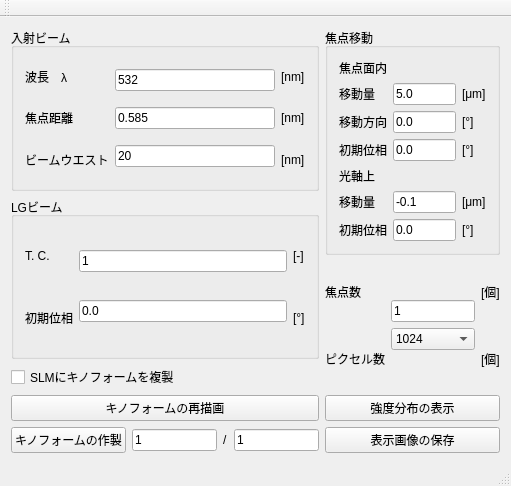
<?xml version="1.0" encoding="UTF-8"?>
<ui version="4.0">
 <class>MainWindow</class>
 <widget class="QMainWindow" name="MainWindow">
  <property name="geometry">
   <rect>
    <x>0</x>
    <y>0</y>
    <width>511</width>
    <height>486</height>
   </rect>
  </property>
  <property name="windowTitle">
   <string>MainWindow</string>
  </property>
  <widget class="QWidget" name="centralWidget">
   <layout class="QGridLayout" name="gridLayout_4">
    <item row="0" column="0">
     <layout class="QHBoxLayout" name="horizontalLayout_6">
      <item>
       <layout class="QVBoxLayout" name="verticalLayout_22">
        <item>
         <layout class="QVBoxLayout" name="verticalLayout_7">
          <item>
           <widget class="QGroupBox" name="groupBox">
            <property name="title">
             <string>入射ビーム</string>
            </property>
            <layout class="QGridLayout" name="gridLayout">
             <item row="0" column="0">
              <layout class="QHBoxLayout" name="horizontalLayout">
               <item>
                <layout class="QVBoxLayout" name="verticalLayout_3">
                 <item>
                  <widget class="QLabel" name="label">
                   <property name="text">
                    <string>波長　λ</string>
                   </property>
                  </widget>
                 </item>
                 <item>
                  <widget class="QLabel" name="label_2">
                   <property name="text">
                    <string>焦点距離</string>
                   </property>
                  </widget>
                 </item>
                 <item>
                  <widget class="QLabel" name="label_3">
                   <property name="text">
                    <string>ビームウエスト</string>
                   </property>
                  </widget>
                 </item>
                </layout>
               </item>
               <item>
                <layout class="QVBoxLayout" name="verticalLayout">
                 <item>
                  <widget class="QLineEdit" name="waveLengthLineEdit">
                   <property name="text">
                    <string>532</string>
                   </property>
                  </widget>
                 </item>
                 <item>
                  <widget class="QLineEdit" name="focalLengthLineEdit">
                   <property name="text">
                    <string>0.585</string>
                   </property>
                  </widget>
                 </item>
                 <item>
                  <widget class="QLineEdit" name="beamWaistLineEdit">
                   <property name="text">
                    <string>20</string>
                   </property>
                  </widget>
                 </item>
                </layout>
               </item>
               <item>
                <layout class="QVBoxLayout" name="verticalLayout_2">
                 <item>
                  <widget class="QLabel" name="label_4">
                   <property name="text">
                    <string>[nm]</string>
                   </property>
                  </widget>
                 </item>
                 <item>
                  <widget class="QLabel" name="label_5">
                   <property name="text">
                    <string>[nm]</string>
                   </property>
                  </widget>
                 </item>
                 <item>
                  <widget class="QLabel" name="label_6">
                   <property name="text">
                    <string>[nm]</string>
                   </property>
                  </widget>
                 </item>
                </layout>
               </item>
              </layout>
             </item>
            </layout>
           </widget>
          </item>
          <item>
           <widget class="QGroupBox" name="groupBox_2">
            <property name="title">
             <string>LGビーム</string>
            </property>
            <layout class="QGridLayout" name="gridLayout_2">
             <item row="0" column="0">
              <layout class="QHBoxLayout" name="horizontalLayout_2">
               <item>
                <layout class="QVBoxLayout" name="verticalLayout_4">
                 <item>
                  <widget class="QLabel" name="label_7">
                   <property name="text">
                    <string>T. C.</string>
                   </property>
                  </widget>
                 </item>
                 <item>
                  <widget class="QLabel" name="label_8">
                   <property name="text">
                    <string>初期位相</string>
                   </property>
                  </widget>
                 </item>
                </layout>
               </item>
               <item>
                <layout class="QVBoxLayout" name="verticalLayout_5">
                 <item>
                  <widget class="QLineEdit" name="tcLineEdit">
                   <property name="text">
                    <string>1</string>
                   </property>
                  </widget>
                 </item>
                 <item>
                  <widget class="QLineEdit" name="initialPhaseLLineEdit">
                   <property name="text">
                    <string>0.0</string>
                   </property>
                  </widget>
                 </item>
                </layout>
               </item>
               <item>
                <layout class="QVBoxLayout" name="verticalLayout_6">
                 <item>
                  <widget class="QLabel" name="label_10">
                   <property name="text">
                    <string>[-]</string>
                   </property>
                  </widget>
                 </item>
                 <item>
                  <widget class="QLabel" name="label_11">
                   <property name="text">
                    <string>[°]</string>
                   </property>
                  </widget>
                 </item>
                </layout>
               </item>
              </layout>
             </item>
            </layout>
           </widget>
          </item>
         </layout>
        </item>
        <item>
         <widget class="QCheckBox" name="copyToSLMCheckBox">
          <property name="layoutDirection">
           <enum>Qt::LeftToRight</enum>
          </property>
          <property name="text">
           <string>SLMにキノフォームを複製</string>
          </property>
         </widget>
        </item>
        <item>
         <widget class="QPushButton" name="showKinoformButton">
          <property name="text">
           <string>キノフォームの再描画</string>
          </property>
         </widget>
        </item>
        <item>
         <layout class="QHBoxLayout" name="horizontalLayout_8">
          <item>
           <widget class="QPushButton" name="convertButton">
            <property name="text">
             <string>キノフォームの作製</string>
            </property>
           </widget>
          </item>
          <item>
           <layout class="QHBoxLayout" name="horizontalLayout_7">
            <item>
             <widget class="QLineEdit" name="numNumeratorLineEdit">
              <property name="text">
               <string>1</string>
              </property>
              <property name="readOnly">
               <bool>true</bool>
              </property>
             </widget>
            </item>
            <item>
             <widget class="QLabel" name="label_27">
              <property name="text">
               <string>/</string>
              </property>
             </widget>
            </item>
            <item>
             <widget class="QLineEdit" name="numDenominatorLineEdit">
              <property name="text">
               <string>1</string>
              </property>
              <property name="readOnly">
               <bool>true</bool>
              </property>
             </widget>
            </item>
           </layout>
          </item>
         </layout>
        </item>
       </layout>
      </item>
      <item>
       <layout class="QVBoxLayout" name="verticalLayout_24">
        <item>
         <widget class="QGroupBox" name="groupBox_3">
          <property name="title">
           <string>焦点移動</string>
          </property>
          <layout class="QGridLayout" name="gridLayout_3">
           <item row="0" column="0">
            <layout class="QVBoxLayout" name="verticalLayout_11">
             <item>
              <widget class="QLabel" name="label_9">
               <property name="focusPolicy">
                <enum>Qt::NoFocus</enum>
               </property>
               <property name="text">
                <string>焦点面内</string>
               </property>
              </widget>
             </item>
             <item>
              <layout class="QHBoxLayout" name="horizontalLayout_3">
               <item>
                <layout class="QVBoxLayout" name="verticalLayout_8">
                 <item>
                  <widget class="QLabel" name="label_12">
                   <property name="text">
                    <string>移動量</string>
                   </property>
                  </widget>
                 </item>
                 <item>
                  <widget class="QLabel" name="label_13">
                   <property name="text">
                    <string>移動方向</string>
                   </property>
                  </widget>
                 </item>
                 <item>
                  <widget class="QLabel" name="label_14">
                   <property name="text">
                    <string>初期位相</string>
                   </property>
                  </widget>
                 </item>
                </layout>
               </item>
               <item>
                <layout class="QVBoxLayout" name="verticalLayout_9">
                 <item>
                  <widget class="QLineEdit" name="rLineEdit">
                   <property name="text">
                    <string>5.0</string>
                   </property>
                  </widget>
                 </item>
                 <item>
                  <widget class="QLineEdit" name="phiLineEdit">
                   <property name="text">
                    <string>0.0</string>
                   </property>
                  </widget>
                 </item>
                 <item>
                  <widget class="QLineEdit" name="initialPhaseRLineEdit">
                   <property name="text">
                    <string>0.0</string>
                   </property>
                  </widget>
                 </item>
                </layout>
               </item>
               <item>
                <layout class="QVBoxLayout" name="verticalLayout_10">
                 <item>
                  <widget class="QLabel" name="label_15">
                   <property name="text">
                    <string>[μm]</string>
                   </property>
                  </widget>
                 </item>
                 <item>
                  <widget class="QLabel" name="label_16">
                   <property name="text">
                    <string>[°]</string>
                   </property>
                  </widget>
                 </item>
                 <item>
                  <widget class="QLabel" name="label_17">
                   <property name="text">
                    <string>[°]</string>
                   </property>
                  </widget>
                 </item>
                </layout>
               </item>
              </layout>
             </item>
            </layout>
           </item>
           <item row="1" column="0">
            <widget class="QLabel" name="label_18">
             <property name="focusPolicy">
              <enum>Qt::NoFocus</enum>
             </property>
             <property name="text">
              <string>光軸上</string>
             </property>
            </widget>
           </item>
           <item row="2" column="0">
            <layout class="QHBoxLayout" name="horizontalLayout_4">
             <item>
              <layout class="QVBoxLayout" name="verticalLayout_13">
               <item>
                <widget class="QLabel" name="label_19">
                 <property name="text">
                  <string>移動量</string>
                 </property>
                </widget>
               </item>
               <item>
                <widget class="QLabel" name="label_21">
                 <property name="text">
                  <string>初期位相</string>
                 </property>
                </widget>
               </item>
              </layout>
             </item>
             <item>
              <layout class="QVBoxLayout" name="verticalLayout_14">
               <item>
                <widget class="QLineEdit" name="zLineEdit">
                 <property name="text">
                  <string>-0.1</string>
                 </property>
                </widget>
               </item>
               <item>
                <widget class="QLineEdit" name="initialPhaseZLineEdit">
                 <property name="text">
                  <string>0.0</string>
                 </property>
                </widget>
               </item>
              </layout>
             </item>
             <item>
              <layout class="QVBoxLayout" name="verticalLayout_15">
               <item>
                <widget class="QLabel" name="label_22">
                 <property name="text">
                  <string>[μm]</string>
                 </property>
                </widget>
               </item>
               <item>
                <widget class="QLabel" name="label_24">
                 <property name="text">
                  <string>[°]</string>
                 </property>
                </widget>
               </item>
              </layout>
             </item>
            </layout>
           </item>
          </layout>
         </widget>
        </item>
        <item>
         <layout class="QHBoxLayout" name="horizontalLayout_5">
          <item>
           <layout class="QVBoxLayout" name="verticalLayout_20">
            <item>
             <layout class="QVBoxLayout" name="verticalLayout_16">
              <item>
               <widget class="QLabel" name="label_20">
                <property name="text">
                 <string>焦点数</string>
                </property>
               </widget>
              </item>
             </layout>
            </item>
            <item>
             <layout class="QVBoxLayout" name="verticalLayout_19">
              <item>
               <widget class="QLabel" name="label_23">
                <property name="text">
                 <string>ピクセル数</string>
                </property>
               </widget>
              </item>
             </layout>
            </item>
           </layout>
          </item>
          <item>
           <layout class="QVBoxLayout" name="verticalLayout_23">
            <item>
             <layout class="QVBoxLayout" name="verticalLayout_17">
              <item>
               <widget class="QLineEdit" name="numLineEdit">
                <property name="text">
                 <string>1</string>
                </property>
               </widget>
              </item>
              <item>
               <widget class="QComboBox" name="bmpSizeComboBox">
                <item>
                 <property name="text">
                  <string>1024</string>
                 </property>
                </item>
                <item>
                 <property name="text">
                  <string>512</string>
                 </property>
                </item>
                <item>
                 <property name="text">
                  <string>256</string>
                 </property>
                </item>
                <item>
                 <property name="text">
                  <string>128</string>
                 </property>
                </item>
                <item>
                 <property name="text">
                  <string>64</string>
                 </property>
                </item>
               </widget>
              </item>
             </layout>
            </item>
           </layout>
          </item>
          <item>
           <layout class="QVBoxLayout" name="verticalLayout_12">
            <item>
             <layout class="QVBoxLayout" name="verticalLayout_18">
              <item>
               <widget class="QLabel" name="label_25">
                <property name="text">
                 <string>[個]</string>
                </property>
               </widget>
              </item>
             </layout>
            </item>
            <item>
             <layout class="QVBoxLayout" name="verticalLayout_21">
              <item>
               <widget class="QLabel" name="label_26">
                <property name="text">
                 <string>[個]</string>
                </property>
               </widget>
              </item>
             </layout>
            </item>
           </layout>
          </item>
         </layout>
        </item>
        <item>
         <widget class="QPushButton" name="showIntensityButton">
          <property name="text">
           <string>強度分布の表示</string>
          </property>
         </widget>
        </item>
        <item>
         <widget class="QPushButton" name="saveButton">
          <property name="text">
           <string>表示画像の保存</string>
          </property>
         </widget>
        </item>
       </layout>
      </item>
     </layout>
    </item>
   </layout>
  </widget>
  <widget class="QMenuBar" name="menuBar">
   <property name="geometry">
    <rect>
     <x>0</x>
     <y>0</y>
     <width>511</width>
     <height>22</height>
    </rect>
   </property>
  </widget>
  <widget class="QToolBar" name="mainToolBar">
   <attribute name="toolBarArea">
    <enum>TopToolBarArea</enum>
   </attribute>
   <attribute name="toolBarBreak">
    <bool>false</bool>
   </attribute>
  </widget>
  <widget class="QStatusBar" name="statusBar"/>
 </widget>
 <layoutdefault spacing="6" margin="11"/>
 <resources/>
 <connections/>
</ui>
